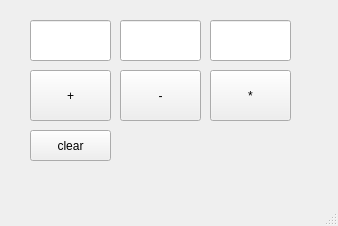
<?xml version="1.0" encoding="UTF-8"?>
<ui version="4.0">
 <class>KalkulatorQtClass</class>
 <widget class="QMainWindow" name="KalkulatorQtClass">
  <property name="geometry">
   <rect>
    <x>0</x>
    <y>0</y>
    <width>338</width>
    <height>226</height>
   </rect>
  </property>
  <property name="windowTitle">
   <string>KalkulatorQt</string>
  </property>
  <widget class="QWidget" name="centralwidget">
   <widget class="QLineEdit" name="lineEdit">
    <property name="geometry">
     <rect>
      <x>30</x>
      <y>20</y>
      <width>81</width>
      <height>41</height>
     </rect>
    </property>
   </widget>
   <widget class="QLineEdit" name="lineEdit_2">
    <property name="geometry">
     <rect>
      <x>120</x>
      <y>20</y>
      <width>81</width>
      <height>41</height>
     </rect>
    </property>
   </widget>
   <widget class="QLineEdit" name="wyswietlEdit">
    <property name="geometry">
     <rect>
      <x>210</x>
      <y>20</y>
      <width>81</width>
      <height>41</height>
     </rect>
    </property>
   </widget>
   <widget class="QPushButton" name="sumButton">
    <property name="geometry">
     <rect>
      <x>30</x>
      <y>70</y>
      <width>81</width>
      <height>51</height>
     </rect>
    </property>
    <property name="text">
     <string>+</string>
    </property>
   </widget>
   <widget class="QPushButton" name="subButton">
    <property name="geometry">
     <rect>
      <x>120</x>
      <y>70</y>
      <width>81</width>
      <height>51</height>
     </rect>
    </property>
    <property name="text">
     <string>-</string>
    </property>
   </widget>
   <widget class="QPushButton" name="multiButton">
    <property name="geometry">
     <rect>
      <x>210</x>
      <y>70</y>
      <width>81</width>
      <height>51</height>
     </rect>
    </property>
    <property name="text">
     <string>*</string>
    </property>
   </widget>
   <widget class="QPushButton" name="clearButton">
    <property name="geometry">
     <rect>
      <x>30</x>
      <y>130</y>
      <width>81</width>
      <height>31</height>
     </rect>
    </property>
    <property name="text">
     <string>clear</string>
    </property>
   </widget>
  </widget>
  <widget class="QMenuBar" name="menubar">
   <property name="geometry">
    <rect>
     <x>0</x>
     <y>0</y>
     <width>338</width>
     <height>21</height>
    </rect>
   </property>
  </widget>
  <widget class="QStatusBar" name="statusbar"/>
 </widget>
 <resources/>
 <connections/>
</ui>
